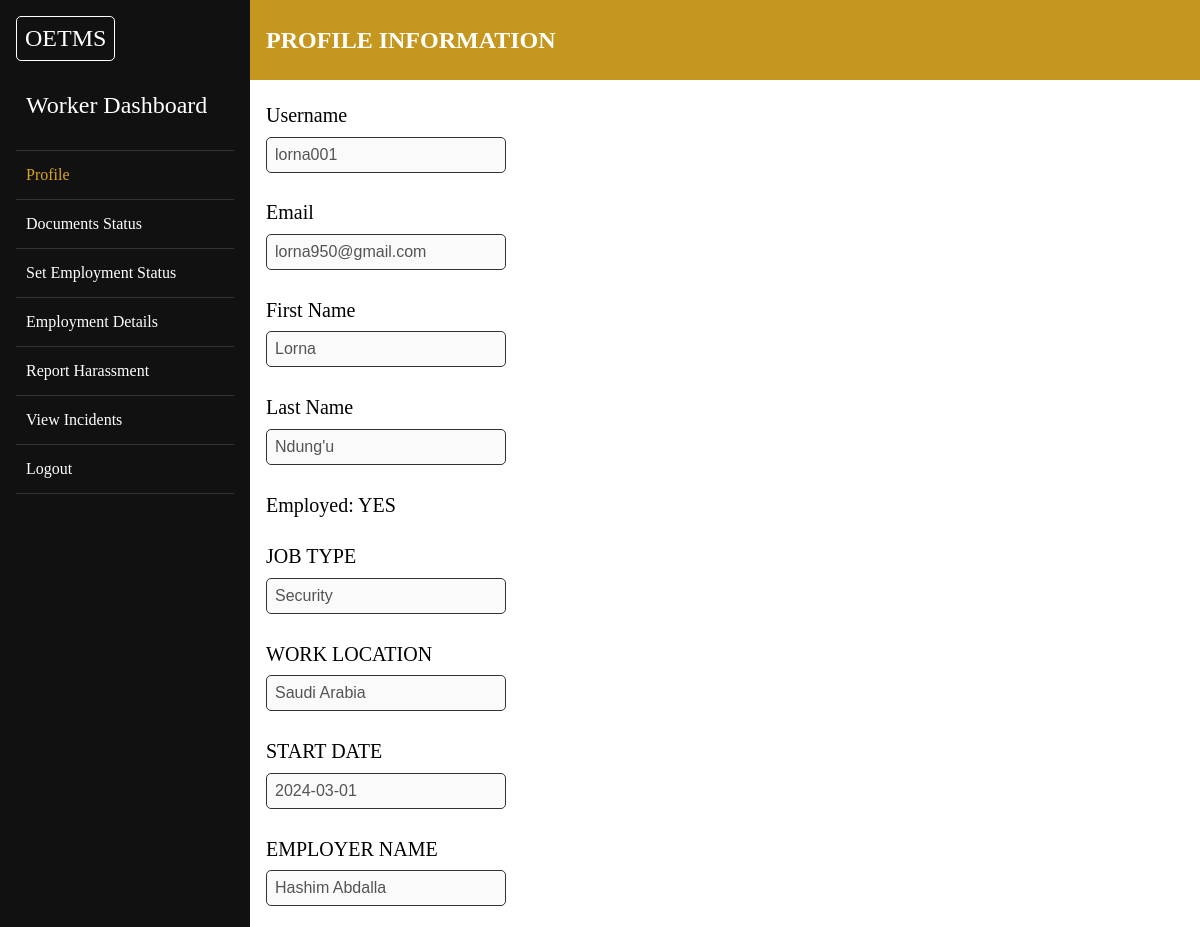
Page /worker/dashboard/4 (signed in) on the committed database.
### tables this page shows
CREATE TABLE WORKERS (
id INTEGER PRIMARY KEY AUTOINCREMENT,
username TEXT UNIQUE NOT NULL,
password_hash TEXT NOT NULL,
email TEXT NOT NULL,
first_name TEXT NOT NULL,
last_name TEXT NOT NULL
, EMPLOYED TEXT DEFAULT "FALSE", work_type VARCHAR(255), employer_name VARCHAR(255), employer_contact VARCHAR(255), employment_start_date DATE, work_location TEXT, current_location TEXT);

### app.py (the view)
@app.route("/worker/dashboard/<int:id>", methods=["GET"])
@login_required
def worker_dashboard(id):
    user_details = {}
    conn = get_db()
    db = conn.cursor()
    if session["user_id"] != id:
        flash("Unauthorized access!")
        return redirect("/worker/dashboard/{}".format(session["user_id"]))
    user = db.execute("SELECT * FROM WORKERS WHERE id = ?", (id,)).fetchall()
    documents = db.execute("SELECT * FROM WORKER_DOCUMENTS WHERE user_id = ?", (id,)).fetchall()
    incidents = db.execute("SELECT * FROM harassment_reports WHERE user_id = ?", (session["user_id"],)).fetchall()
    if len(user) != 1:
        return redirect("/login/worker")
    user_details = user[0]
    conn.commit()
    conn.close()
    """ Worker Dashboard """
    return render_template("worker-dashboard.html", user_details=user_details, user_documents=documents, incidents=incidents)

### app.py (called while the page is built)
def get_db():
    db = getattr(g, '_database', None)
    if db is None:
        db = g._database = sqlite3.connect(DATABASE)
        db.row_factory = make_dicts
        return db

@app.teardown_appcontext
def close_connection(exception):
    db = getattr(g, '_database', None)
    if db is not None:
        db.close()

def make_dicts(cursor, row):
    return dict((cursor.description[idx][0], value) for idx, value in enumerate(row))

### helpers.py (called while the page is built)
def login_required(f):
    @wraps(f)
    def decorated_function(*args, **kwargs):
        if session.get("user_id") is None:
            return redirect("/")
        return f(*args, **kwargs)
    return decorated_function

### templates/worker-dashboard.html (shortened to what this page needs)
    {% extends "dashboard-layout.html" %}
    {% block home %}
        <a href="/worker/dashboard/{{ user_details['id'] }}" class="home">OETMS</a>
    {% endblock %}
    {%  block dashboard_name %}
        <p class="dashboard_name">Worker Dashboard</p>
    {% endblock %}
    {% block sidebar %}
        <li><a href="#" class="sidebar-links active" data-target="worker-profile">Profile</a></li>
        <li><a href="#" class="sidebar-links" data-target="worker-documents">Documents Status</a></li>
        <li><a href="#" class="sidebar-links" data-target="worker-employment-status">Set Employment Status</a></li>
        <li><a href="#" class="sidebar-links" data-target="worker-employment-details">Employment Details</a></li>
        <li><a href="#" class="sidebar-links" data-target="worker-harassment">Report Harassment</a></li>
        <li> <a href="#" class="sidebar-links" data-target="worker-incidents">View Incidents</a></li>
        <li><a href="/logout">Logout</a></li>
    {% endblock %}
    {% block display %}
        <div id="worker-profile" class="display-container" style="display: block;">
            <div class="title-box">
                <h2>PROFILE INFORMATION</h2>
            </div>
            <div class="content-box">
                <div class="input-box">
                    <label for="username">Username</label>
                    <input type="text" id="username" name="username" value="{{ user_details['username']}}" disabled>
                </div>
                <div class="input-box">
                    <label for="username">Email</label>
                    <input type="email" id="email" name="email" value="{{ user_details['email']}}" disabled>
                </div>
                <div class="input-box">
                    <label for="first_name">First Name</label>
                    <input type="text" id="first_name" name="first_name" value="{{ user_details['first_name']}}" disabled>
                </div>
                <div class="input-box">
                    <label for="last_name">Last Name</label>
                    <input type="text" id="last_name" name="last_name" value="{{ user_details['last_name']}}" disabled>
                </div>
                <div class="input-box">
                    <label>Employed: <span>{{"YES" if user_details["EMPLOYED"] != "FALSE" else "NO"}}</span></label>
                </div>
                {% if user_details["EMPLOYED"] != "FALSE" %}
                <div class="input-box">
                    <label for="job">JOB TYPE</label>
                    <input type="text" id="JOB" name="JOB" value="{{ user_details['work_type']}}" disabled>
                </div>
                <div class="input-box">
                    <label for="work_location">WORK LOCATION</label>
                    <input type="text" id="work_location" name="work_location" value="{{ user_details['work_location']}}" disabled>
                </div>
                <div class="input-box">
                    <label for="start_date">START DATE</label>
                    <input type="text" id="start_date" name="start_date" value="{{ user_details['employment_start_date']}}" disabled>
                </div>
                <div class="input-box">
                    <label for="employer_name">EMPLOYER NAME</label>
                    <input type="text" id="employer_name" name="employer_name" value="{{ user_details['employer_name']}}" disabled>
                </div>
                {% endif %}
            </div>
        </div>
    {% endblock %}

### static/styles/dashboard.css (style rules this page uses)
* { margin: 0; padding: 0; box-sizing: border-box; text-decoration: none; }
body { width: 100%; min-height: 100vh; overflow-x: hidden; }
.sidebar .logo a { color: white; font-size: 1.5rem; }
.sidebar .dashboard_name { color: white; font-size: 1.5rem; margin: 1rem 0; }
.sidebar ul li { padding: 15px 10px; border-bottom: 1px solid #333; }
.active { color: goldenrod !important; }
.sidebar ul li a { color: white; }
.display .display-container { width: 100%; min-height: 100vh; overflow-x: hidden; }
.display-container .title-box { width: 100%; height: 5rem; background-color: rgb(198, 151, 31); display: flex; align-items: center; padding: 1rem; color: white; }
.display-container .content-box { width: 100%; height: 100%; }
.display-container .content-box .input-box { display: flex; flex-direction: column; margin: 1rem; }
.input-box label { font-size: 20px; font-weight: 500; margin: 0.5rem 0 0.3rem; }
.input-box input { padding: 0.5rem; font-size: 1rem; border: 1px solid #333; border-radius: 5px; margin: 0.3rem 0; width: 15rem; }

### rows in the picture
WORKERS: username "lorna001", email "lorna950@gmail.com", first_name "Lorna", last_name "Ndung'u", EMPLOYED "YES", JOB "Security", work_location "Saudi Arabia", start_date "2024-03-01", employer_name "Hashim Abdalla"
